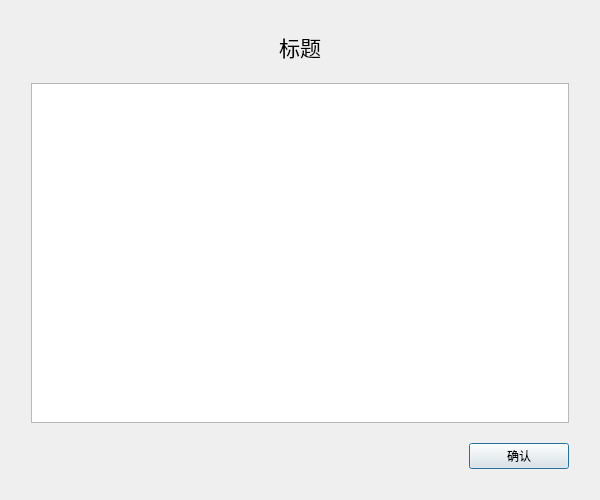
<?xml version="1.0" encoding="UTF-8"?>
<ui version="4.0">
 <class>LongInfoDialog</class>
 <widget class="QDialog" name="LongInfoDialog">
  <property name="geometry">
   <rect>
    <x>0</x>
    <y>0</y>
    <width>600</width>
    <height>500</height>
   </rect>
  </property>
  <property name="sizePolicy">
   <sizepolicy hsizetype="Fixed" vsizetype="Fixed">
    <horstretch>0</horstretch>
    <verstretch>0</verstretch>
   </sizepolicy>
  </property>
  <property name="windowTitle">
   <string>Dialog</string>
  </property>
  <layout class="QHBoxLayout" name="horizontalLayout">
   <item>
    <widget class="QWidget" name="widget" native="true">
     <property name="contextMenuPolicy">
      <enum>Qt::DefaultContextMenu</enum>
     </property>
     <property name="layoutDirection">
      <enum>Qt::RightToLeft</enum>
     </property>
     <property name="autoFillBackground">
      <bool>false</bool>
     </property>
     <layout class="QVBoxLayout" name="verticalLayout">
      <property name="spacing">
       <number>20</number>
      </property>
      <property name="leftMargin">
       <number>20</number>
      </property>
      <property name="topMargin">
       <number>20</number>
      </property>
      <property name="rightMargin">
       <number>20</number>
      </property>
      <property name="bottomMargin">
       <number>20</number>
      </property>
      <item>
       <widget class="QLabel" name="titleLabel">
        <property name="font">
         <font>
          <family>等线</family>
          <pointsize>16</pointsize>
         </font>
        </property>
        <property name="text">
         <string>标题</string>
        </property>
        <property name="alignment">
         <set>Qt::AlignCenter</set>
        </property>
       </widget>
      </item>
      <item>
       <widget class="QTextEdit" name="textEdit">
        <property name="readOnly">
         <bool>true</bool>
        </property>
       </widget>
      </item>
      <item>
       <widget class="QPushButton" name="OKButton">
        <property name="sizePolicy">
         <sizepolicy hsizetype="Expanding" vsizetype="Fixed">
          <horstretch>0</horstretch>
          <verstretch>0</verstretch>
         </sizepolicy>
        </property>
        <property name="maximumSize">
         <size>
          <width>100</width>
          <height>16777215</height>
         </size>
        </property>
        <property name="text">
         <string>确认</string>
        </property>
        <property name="default">
         <bool>true</bool>
        </property>
       </widget>
      </item>
     </layout>
    </widget>
   </item>
  </layout>
 </widget>
 <resources/>
 <connections/>
</ui>
